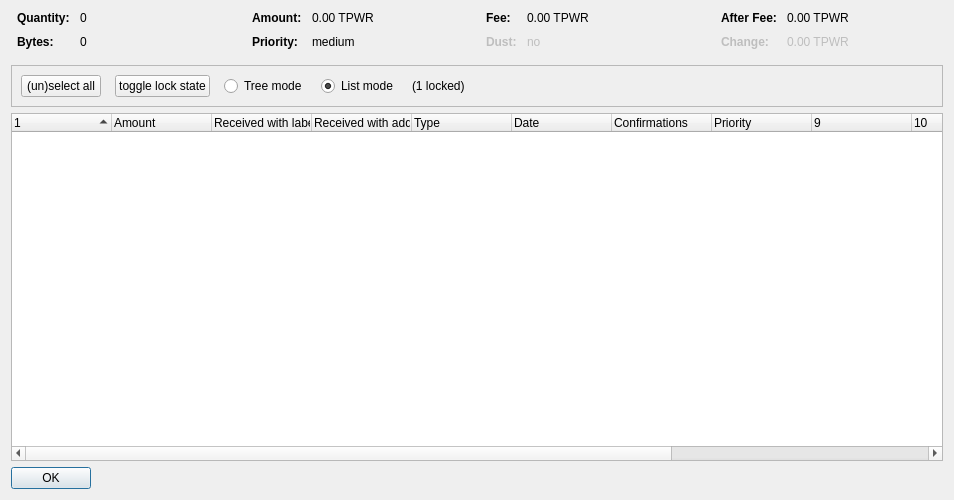
<?xml version="1.0" encoding="UTF-8"?>
<ui version="4.0">
 <class>CoinControlDialog</class>
 <widget class="QDialog" name="CoinControlDialog">
  <property name="geometry">
   <rect>
    <x>0</x>
    <y>0</y>
    <width>954</width>
    <height>500</height>
   </rect>
  </property>
  <property name="windowTitle">
   <string>Coin Selection</string>
  </property>
  <layout class="QVBoxLayout" name="verticalLayout">
   <item>
    <layout class="QHBoxLayout" name="horizontalLayoutTop" stretch="0,0,0,0">
     <property name="topMargin">
      <number>0</number>
     </property>
     <property name="bottomMargin">
      <number>10</number>
     </property>
     <item>
      <layout class="QFormLayout" name="formLayoutCoinControl1">
       <property name="horizontalSpacing">
        <number>10</number>
       </property>
       <property name="verticalSpacing">
        <number>10</number>
       </property>
       <property name="leftMargin">
        <number>6</number>
       </property>
       <property name="rightMargin">
        <number>6</number>
       </property>
       <item row="0" column="0">
        <widget class="QLabel" name="labelCoinControlQuantityText">
         <property name="font">
          <font>
           <weight>75</weight>
           <bold>true</bold>
          </font>
         </property>
         <property name="text">
          <string>Quantity:</string>
         </property>
        </widget>
       </item>
       <item row="0" column="1">
        <widget class="QLabel" name="labelCoinControlQuantity">
         <property name="cursor">
          <cursorShape>IBeamCursor</cursorShape>
         </property>
         <property name="contextMenuPolicy">
          <enum>Qt::ActionsContextMenu</enum>
         </property>
         <property name="text">
          <string notr="true">0</string>
         </property>
         <property name="textInteractionFlags">
          <set>Qt::LinksAccessibleByMouse|Qt::TextSelectableByKeyboard|Qt::TextSelectableByMouse</set>
         </property>
        </widget>
       </item>
       <item row="1" column="0">
        <widget class="QLabel" name="labelCoinControlBytesText">
         <property name="font">
          <font>
           <weight>75</weight>
           <bold>true</bold>
          </font>
         </property>
         <property name="text">
          <string>Bytes:</string>
         </property>
        </widget>
       </item>
       <item row="1" column="1">
        <widget class="QLabel" name="labelCoinControlBytes">
         <property name="cursor">
          <cursorShape>IBeamCursor</cursorShape>
         </property>
         <property name="contextMenuPolicy">
          <enum>Qt::ActionsContextMenu</enum>
         </property>
         <property name="text">
          <string notr="true">0</string>
         </property>
         <property name="textInteractionFlags">
          <set>Qt::LinksAccessibleByMouse|Qt::TextSelectableByKeyboard|Qt::TextSelectableByMouse</set>
         </property>
        </widget>
       </item>
      </layout>
     </item>
     <item>
      <layout class="QFormLayout" name="formLayoutCoinControl2">
       <property name="horizontalSpacing">
        <number>10</number>
       </property>
       <property name="verticalSpacing">
        <number>10</number>
       </property>
       <property name="leftMargin">
        <number>6</number>
       </property>
       <property name="rightMargin">
        <number>6</number>
       </property>
       <item row="0" column="0">
        <widget class="QLabel" name="labelCoinControlAmountText">
         <property name="font">
          <font>
           <weight>75</weight>
           <bold>true</bold>
          </font>
         </property>
         <property name="text">
          <string>Amount:</string>
         </property>
        </widget>
       </item>
       <item row="0" column="1">
        <widget class="QLabel" name="labelCoinControlAmount">
         <property name="cursor">
          <cursorShape>IBeamCursor</cursorShape>
         </property>
         <property name="contextMenuPolicy">
          <enum>Qt::ActionsContextMenu</enum>
         </property>
         <property name="text">
          <string notr="true">0.00 TPWR</string>
         </property>
         <property name="textInteractionFlags">
          <set>Qt::LinksAccessibleByMouse|Qt::TextSelectableByKeyboard|Qt::TextSelectableByMouse</set>
         </property>
        </widget>
       </item>
       <item row="1" column="0">
        <widget class="QLabel" name="labelCoinControlPriorityText">
         <property name="font">
          <font>
           <weight>75</weight>
           <bold>true</bold>
          </font>
         </property>
         <property name="text">
          <string>Priority:</string>
         </property>
        </widget>
       </item>
       <item row="1" column="1">
        <widget class="QLabel" name="labelCoinControlPriority">
         <property name="cursor">
          <cursorShape>IBeamCursor</cursorShape>
         </property>
         <property name="contextMenuPolicy">
          <enum>Qt::ActionsContextMenu</enum>
         </property>
         <property name="text">
          <string>medium</string>
         </property>
         <property name="textInteractionFlags">
          <set>Qt::LinksAccessibleByMouse|Qt::TextSelectableByKeyboard|Qt::TextSelectableByMouse</set>
         </property>
        </widget>
       </item>
      </layout>
     </item>
     <item>
      <layout class="QFormLayout" name="formLayoutCoinControl3">
       <property name="horizontalSpacing">
        <number>10</number>
       </property>
       <property name="verticalSpacing">
        <number>10</number>
       </property>
       <property name="leftMargin">
        <number>6</number>
       </property>
       <property name="rightMargin">
        <number>6</number>
       </property>
       <item row="0" column="0">
        <widget class="QLabel" name="labelCoinControlFeeText">
         <property name="font">
          <font>
           <weight>75</weight>
           <bold>true</bold>
          </font>
         </property>
         <property name="text">
          <string>Fee:</string>
         </property>
        </widget>
       </item>
       <item row="0" column="1">
        <widget class="QLabel" name="labelCoinControlFee">
         <property name="cursor">
          <cursorShape>IBeamCursor</cursorShape>
         </property>
         <property name="contextMenuPolicy">
          <enum>Qt::ActionsContextMenu</enum>
         </property>
         <property name="text">
          <string notr="true">0.00 TPWR</string>
         </property>
         <property name="textInteractionFlags">
          <set>Qt::LinksAccessibleByMouse|Qt::TextSelectableByKeyboard|Qt::TextSelectableByMouse</set>
         </property>
        </widget>
       </item>
       <item row="1" column="0">
        <widget class="QLabel" name="labelCoinControlLowOutputText">
         <property name="enabled">
          <bool>false</bool>
         </property>
         <property name="font">
          <font>
           <weight>75</weight>
           <bold>true</bold>
          </font>
         </property>
         <property name="text">
          <string>Dust:</string>
         </property>
        </widget>
       </item>
       <item row="1" column="1">
        <widget class="QLabel" name="labelCoinControlLowOutput">
         <property name="enabled">
          <bool>false</bool>
         </property>
         <property name="cursor">
          <cursorShape>IBeamCursor</cursorShape>
         </property>
         <property name="contextMenuPolicy">
          <enum>Qt::ActionsContextMenu</enum>
         </property>
         <property name="text">
          <string>no</string>
         </property>
         <property name="textInteractionFlags">
          <set>Qt::LinksAccessibleByMouse|Qt::TextSelectableByKeyboard|Qt::TextSelectableByMouse</set>
         </property>
        </widget>
       </item>
      </layout>
     </item>
     <item>
      <layout class="QFormLayout" name="formLayoutCoinControl4">
       <property name="horizontalSpacing">
        <number>10</number>
       </property>
       <property name="verticalSpacing">
        <number>10</number>
       </property>
       <property name="leftMargin">
        <number>6</number>
       </property>
       <property name="rightMargin">
        <number>6</number>
       </property>
       <item row="0" column="0">
        <widget class="QLabel" name="labelCoinControlAfterFeeText">
         <property name="font">
          <font>
           <weight>75</weight>
           <bold>true</bold>
          </font>
         </property>
         <property name="text">
          <string>After Fee:</string>
         </property>
        </widget>
       </item>
       <item row="0" column="1">
        <widget class="QLabel" name="labelCoinControlAfterFee">
         <property name="cursor">
          <cursorShape>IBeamCursor</cursorShape>
         </property>
         <property name="contextMenuPolicy">
          <enum>Qt::ActionsContextMenu</enum>
         </property>
         <property name="text">
          <string notr="true">0.00 TPWR</string>
         </property>
         <property name="textInteractionFlags">
          <set>Qt::LinksAccessibleByMouse|Qt::TextSelectableByKeyboard|Qt::TextSelectableByMouse</set>
         </property>
        </widget>
       </item>
       <item row="1" column="0">
        <widget class="QLabel" name="labelCoinControlChangeText">
         <property name="enabled">
          <bool>false</bool>
         </property>
         <property name="font">
          <font>
           <weight>75</weight>
           <bold>true</bold>
          </font>
         </property>
         <property name="text">
          <string>Change:</string>
         </property>
        </widget>
       </item>
       <item row="1" column="1">
        <widget class="QLabel" name="labelCoinControlChange">
         <property name="enabled">
          <bool>false</bool>
         </property>
         <property name="cursor">
          <cursorShape>IBeamCursor</cursorShape>
         </property>
         <property name="contextMenuPolicy">
          <enum>Qt::ActionsContextMenu</enum>
         </property>
         <property name="text">
          <string notr="true">0.00 TPWR</string>
         </property>
         <property name="textInteractionFlags">
          <set>Qt::LinksAccessibleByMouse|Qt::TextSelectableByKeyboard|Qt::TextSelectableByMouse</set>
         </property>
        </widget>
       </item>
      </layout>
     </item>
    </layout>
   </item>
   <item>
    <widget class="QFrame" name="frame">
     <property name="minimumSize">
      <size>
       <width>0</width>
       <height>40</height>
      </size>
     </property>
     <property name="frameShape">
      <enum>QFrame::StyledPanel</enum>
     </property>
     <property name="frameShadow">
      <enum>QFrame::Sunken</enum>
     </property>
     <layout class="QHBoxLayout" name="horizontalLayout">
      <item>
       <layout class="QHBoxLayout" name="horizontalLayoutPanel" stretch="0,0,0,0,0,0">
        <property name="spacing">
         <number>14</number>
        </property>
        <item>
         <widget class="QPushButton" name="pushButtonSelectAll">
          <property name="sizePolicy">
           <sizepolicy hsizetype="Maximum" vsizetype="Fixed">
            <horstretch>0</horstretch>
            <verstretch>0</verstretch>
           </sizepolicy>
          </property>
          <property name="text">
           <string>(un)select all</string>
          </property>
          <property name="autoDefault">
           <bool>false</bool>
          </property>
         </widget>
        </item>
        <item>
         <widget class="QPushButton" name="pushButtonToggleLock">
          <property name="sizePolicy">
           <sizepolicy hsizetype="Maximum" vsizetype="Fixed">
            <horstretch>0</horstretch>
            <verstretch>0</verstretch>
           </sizepolicy>
          </property>
          <property name="text">
           <string>toggle lock state</string>
          </property>
          <property name="autoDefault">
           <bool>false</bool>
          </property>
         </widget>
        </item>
        <item>
         <widget class="QRadioButton" name="radioTreeMode">
          <property name="sizePolicy">
           <sizepolicy hsizetype="Maximum" vsizetype="Fixed">
            <horstretch>0</horstretch>
            <verstretch>0</verstretch>
           </sizepolicy>
          </property>
          <property name="text">
           <string>Tree mode</string>
          </property>
         </widget>
        </item>
        <item>
         <widget class="QRadioButton" name="radioListMode">
          <property name="sizePolicy">
           <sizepolicy hsizetype="Maximum" vsizetype="Fixed">
            <horstretch>0</horstretch>
            <verstretch>0</verstretch>
           </sizepolicy>
          </property>
          <property name="text">
           <string>List mode</string>
          </property>
          <property name="checked">
           <bool>true</bool>
          </property>
         </widget>
        </item>
        <item>
         <widget class="QLabel" name="labelLocked">
          <property name="text">
           <string>(1 locked)</string>
          </property>
         </widget>
        </item>
        <item>
         <spacer name="horizontalSpacer">
          <property name="orientation">
           <enum>Qt::Horizontal</enum>
          </property>
          <property name="sizeHint" stdset="0">
           <size>
            <width>40</width>
            <height>20</height>
           </size>
          </property>
         </spacer>
        </item>
       </layout>
      </item>
     </layout>
    </widget>
   </item>
   <item>
    <widget class="CoinControlTreeWidget" name="treeWidget">
     <property name="contextMenuPolicy">
      <enum>Qt::CustomContextMenu</enum>
     </property>
     <property name="sortingEnabled">
      <bool>false</bool>
     </property>
     <property name="columnCount">
      <number>13</number>
     </property>
     <attribute name="headerShowSortIndicator" stdset="0">
      <bool>true</bool>
     </attribute>
     <attribute name="headerStretchLastSection">
      <bool>false</bool>
     </attribute>
     <column>
      <property name="text">
       <string/>
      </property>
     </column>
     <column>
      <property name="text">
       <string>Amount</string>
      </property>
     </column>
     <column>
      <property name="text">
       <string>Received with label</string>
      </property>
     </column>
     <column>
      <property name="text">
       <string>Received with address</string>
      </property>
     </column>
     <column>
      <property name="text">
	<string>Type</string>
      </property>
     </column>
     <column>
      <property name="text">	 
       <string>Date</string>
      </property>
     </column>
     <column>
      <property name="text">
       <string>Confirmations</string>
      </property>
      <property name="toolTip">
       <string>Confirmed</string>
      </property>
     </column>
     <column>
      <property name="text">
       <string>Priority</string>
      </property>
     </column>
     <column>
      <property name="text">
       <string/>
      </property>
     </column>
     <column>
      <property name="text">
       <string/>
      </property>
     </column>
     <column>
      <property name="text">
       <string/>
      </property>
     </column>
     <column>
      <property name="text">
       <string/>
      </property>
     </column>
     <column>
      <property name="text">
       <string/>
      </property>
     </column>
    </widget>
   </item>
   <item>
    <widget class="QDialogButtonBox" name="buttonBox">
     <property name="sizePolicy">
      <sizepolicy hsizetype="Maximum" vsizetype="Fixed">
       <horstretch>0</horstretch>
       <verstretch>0</verstretch>
      </sizepolicy>
     </property>
     <property name="orientation">
      <enum>Qt::Horizontal</enum>
     </property>
     <property name="standardButtons">
      <set>QDialogButtonBox::Ok</set>
     </property>
    </widget>
   </item>
  </layout>
 </widget>
 <customwidgets>
  <customwidget>
   <class>CoinControlTreeWidget</class>
   <extends>QTreeWidget</extends>
   <header>coincontroltreewidget.h</header>
  </customwidget>
 </customwidgets>
 <resources/>
 <connections/>
</ui>
